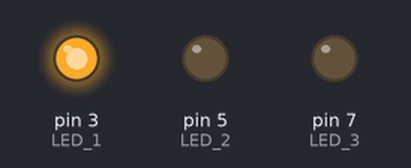
This sketch was run on a simulated Arduino Uno, built with avr-gcc and run on an emulated ATmega328P. Shown: output pins drawn as LEDs (lit = HIGH). At 11.2 s the program stops and its outputs stay as they are.

Above: at 1.05 s.
At 3.55 s:
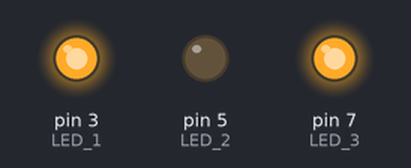
At 6.15 s:
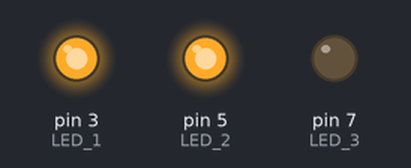
At 8.75 s:
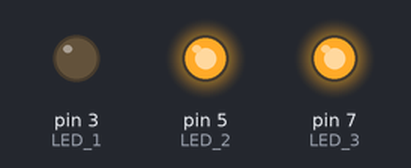
At 11.3 s:
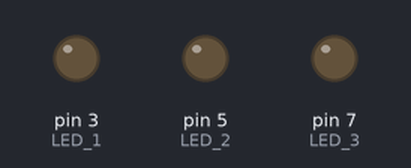
Timing chart, 0 to 12.7 s (numbered marks = the images above):
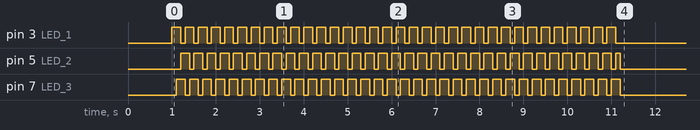

The sketch:

Led_Interface_With_Arduino_UNO.ino
```cpp
#define LED_1 3
#define LED_2 5
#define LED_3 7

void setup() {
  pinMode(LED_1, OUTPUT);
  pinMode(LED_2, OUTPUT);
  pinMode(LED_3, OUTPUT);

  digitalWrite(LED_1, LOW);
  digitalWrite(LED_2, LOW);
  digitalWrite(LED_3, LOW);
  delay(1000);
}

void loop() {
  unsigned long startTime = millis();

  while (millis() - startTime < 10000) {
    //Step 1: Turn LED_1 on and LED_3 off
    digitalWrite(LED_1, HIGH);
    digitalWrite(LED_3, LOW);
    delay(100);

    // Step 2: Turn LED_3 on and LED_2 off
    digitalWrite(LED_3, HIGH);
    digitalWrite(LED_2, LOW);
    delay(100);

    // Step 3: Turn LED_2 on and LED_1 off
    digitalWrite(LED_2, HIGH);
    digitalWrite(LED_1, LOW);
    delay(100);
  }

  // After 10 seconds, turn off all LEDs
  digitalWrite(LED_1, LOW);
  digitalWrite(LED_2, LOW);
  digitalWrite(LED_3, LOW);

  while (true) {
    // Stay here forever (loop stops running)
  }
}
```

Measured:
- by itself, pin 3 (LED_1), pin 7 (LED_3): alternates HIGH for 0.20 s and LOW for 0.10 s, 68 changes in all, then stays LOW
- by itself, pin 5 (LED_2): goes 33 × (HIGH 0.20 s, LOW 0.10 s), HIGH 0.10 s, then LOW
